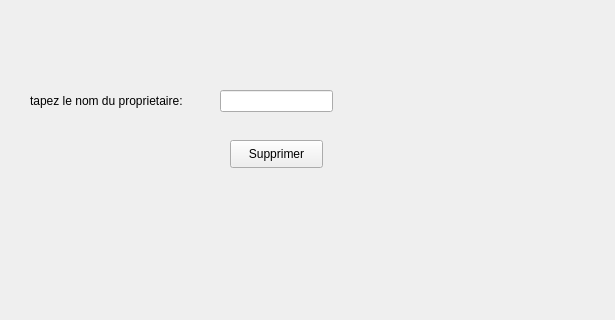
      <widget class="QWidget" name="tab_7">
       <attribute name="title">
        <string>Supprimer un bagage</string>
       </attribute>
       <widget class="QLabel" name="label_39">
        <property name="geometry">
         <rect>
          <x>30</x>
          <y>90</y>
          <width>171</width>
          <height>21</height>
         </rect>
        </property>
        <property name="text">
         <string>tapez le nom du proprietaire:</string>
        </property>
       </widget>
       <widget class="QLineEdit" name="t_supp">
        <property name="geometry">
         <rect>
          <x>220</x>
          <y>90</y>
          <width>113</width>
          <height>22</height>
         </rect>
        </property>
       </widget>
       <widget class="QPushButton" name="bagages_supprimer">
        <property name="geometry">
         <rect>
          <x>230</x>
          <y>140</y>
          <width>93</width>
          <height>28</height>
         </rect>
        </property>
        <property name="text">
         <string>Supprimer</string>
        </property>
       </widget>
       <widget class="QLabel" name="label_40">
        <property name="geometry">
         <rect>
          <x>5</x>
          <y>-10</y>
          <width>601</width>
          <height>311</height>
         </rect>
        </property>
        <property name="text">
         <string/>
        </property>
        <property name="pixmap">
         <pixmap>../../../Downloads/back bag (1).jpg</pixmap>
        </property>
       </widget>
       <zorder>label_40</zorder>
       <zorder>label_39</zorder>
       <zorder>t_supp</zorder>
       <zorder>bagages_supprimer</zorder>
      </widget>
